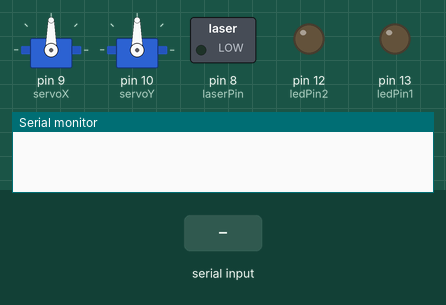
This sketch was run on a simulated Arduino Uno, built with avr-gcc and run on an emulated ATmega328P. Shown: 2 × servo, switched loads named in the sketch (green lamp = pin HIGH), output pins drawn as LEDs (lit = HIGH), the last lines printed to the serial monitor. The inputs (shaded band) are chosen by the test bench.

Above: at 1.2 s.
1.3 s: "LED1_ON\n" received over Serial
At 1.9 s:
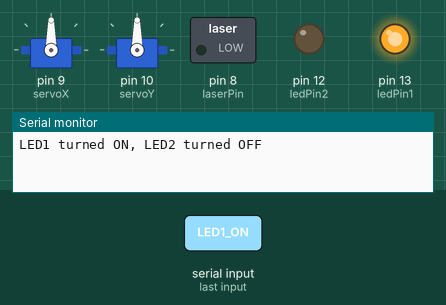
2.8 s: "LED2_ON\n" received over Serial
At 4.0 s:
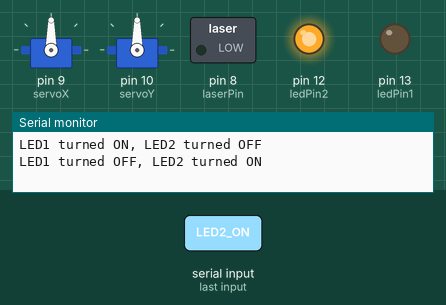
4.3 s: "LASER_ON\n" received over Serial
At 5.4 s:
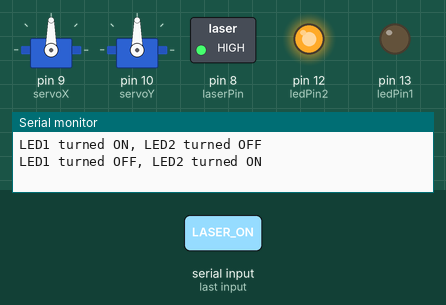
5.8 s: "LED_OFF\n" received over Serial
At 6.5 s:
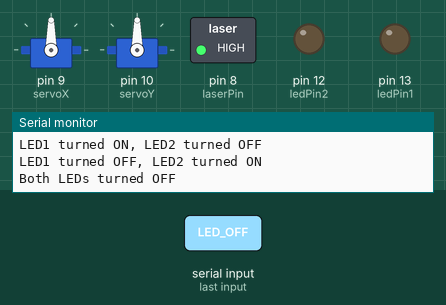
7.3 s: "Y:\n" received over Serial
At 8.5 s:
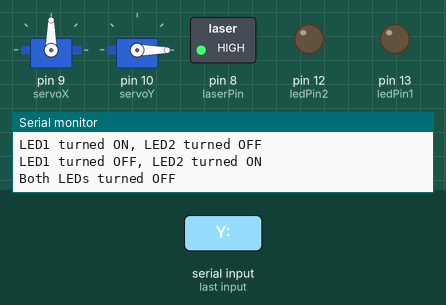
8.8 s: "LASER_OFF\n" received over Serial
At 10.1 s:
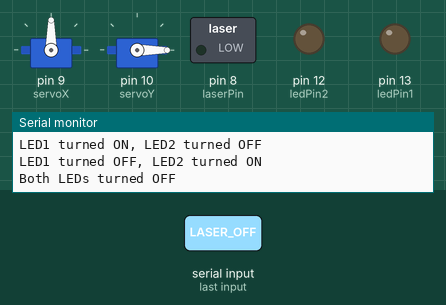
Timing chart, 0 to 11.3 s (numbered marks = the images above; inputs shaded):
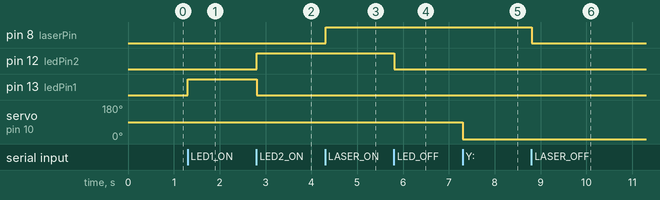

Measured:
- after the input at 1.3 s, pin 13 (ledPin1): LOW → HIGH at once
- after the input at 2.8 s, pin 12 (ledPin2): LOW → HIGH at once; pin 13 (ledPin1): HIGH → LOW at once
- after the input at 4.3 s, pin 8 (laserPin): LOW → HIGH at once
- after the input at 5.8 s, pin 12 (ledPin2): HIGH → LOW at once
- after the input at 7.3 s, servo on pin 10 (servoY): 90° → 0° at once
- after the input at 8.8 s, pin 8 (laserPin): HIGH → LOW at once

The sketch:

FaceDetection.ino
```cpp
#include <Servo.h>

Servo servoX;
Servo servoY;
int ledPin1 = 13;//red
int ledPin2 = 12;//green
int laserPin = 8;
void setup()
{
  servoX.attach(9);
  servoY.attach(10);
  Serial.begin(9600);
  pinMode(ledPin1, OUTPUT);
  pinMode(ledPin2, OUTPUT);
  pinMode(laserPin, OUTPUT);
}

void loop() {
  if (Serial.available() > 0) {
    String data = Serial.readStringUntil('\n'); // Read incoming data
    if (data == "LED1_ON") {
      digitalWrite(ledPin1, HIGH);  // Turn LED1 ON
      digitalWrite(ledPin2, LOW);   // Turn LED2 OFF
      Serial.println("LED1 turned ON, LED2 turned OFF");
    } else if (data == "LED2_ON") {
      digitalWrite(ledPin1, LOW);   // Turn LED1 OFF
      digitalWrite(ledPin2, HIGH);  // Turn LED2 ON
      Serial.println("LED1 turned OFF, LED2 turned ON");
    } else if (data == "LED_OFF") {
      digitalWrite(ledPin1, LOW);   // Turn LED1 OFF
      digitalWrite(ledPin2, LOW);   // Turn LED2 OFF
      Serial.println("Both LEDs turned OFF");
    }
    else if (data == "LASER_ON") {
      digitalWrite(laserPin, HIGH);
    }
    else if (data == "LASER_OFF") {
      digitalWrite(laserPin, LOW);
    }
    else if (data.startsWith("Y:"))
    {
      int angleY = data.substring(2).toInt();
      angleY = constrain(angleY, 0,180); // Ensure the value is within servo range
      servoY.write(angleY);
    }
    else if (data.startsWith("X:"))
    {
      int angleX = data.substring(2).toInt();
      angleX = constrain(angleX, 0, 180); // Ensure the value is within servo range
      servoX.write(angleX);
    }
       // Convert data to an integer for the angle

    // Move the servo to the specified angle


  }
}
```
